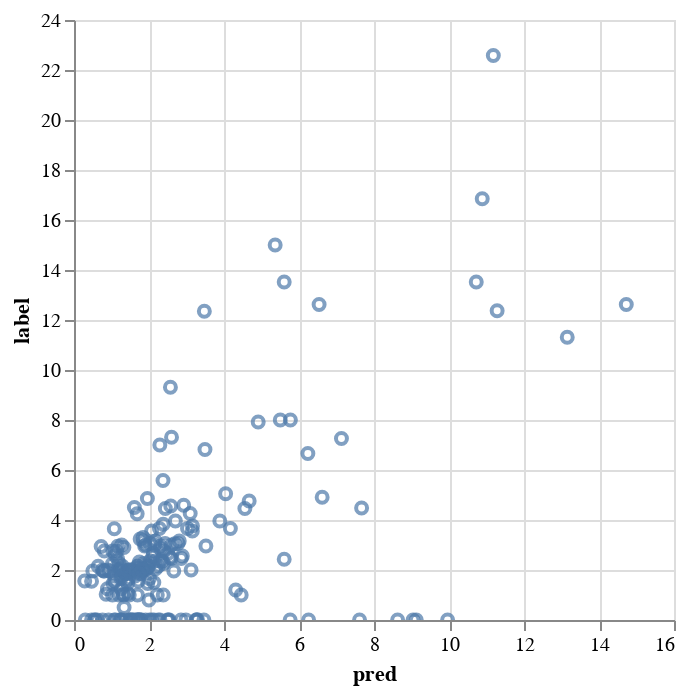

Notebook source saved alongside this figure:
### Markdown cell above
Make predictions on the test `DataFrame` and make a scatterplot

### Code cell
test_pred_df = pl.DataFrame(
    {
        "label":y_test,
        "pred":model.predict(X_test)
    }
)

test_pred_df.plot.scatter(
    x="pred",
    y="label",
)

### Figure 1 — Vega-Lite specification as saved in the notebook (floating-point values rounded to 4 significant figures; data arrays with more than 128 entries replaced by an {"elided": "..."} marker saying what was removed)
{"config": {"view": {"continuousWidth": 300, "continuousHeight": 300}}, "data": {"name": "data-0f3b24c14d380d670be046fb010f8611"}, "mark": {"type": "point", "tooltip": true}, "encoding": {"x": {"field": "pred", "type": "quantitative"}, "y": {"field": "label", "type": "quantitative"}}, "params": [{"name": "param_1e9efca18e7a2868", "select": {"type": "interval", "encodings": ["x", "y"]}, "bind": "scales"}], "$schema": "https://vega.github.io/schema/vega-lite/v6.1.0.json", "datasets": {"data-0f3b24c14d380d670be046fb010f8611": {"elided": "200 records"}}}
